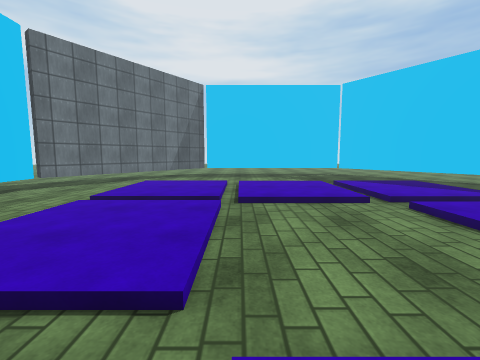
[1] (above)

12 first-person views from a walk through a scene from a Unity 3-D project. The camera is 1.3 m above the floor, tilts 6° down and sees 90° across. The floor is counted in squares, 1 m on a side. Each view is taken from the middle of a square. On the plan, view 1 faces up. The plan holds only what a view shows up to about 12 squares ahead; the rest is blank. The place goes on beyond the plan. Surface patterns are stand-ins for the level's own textures.

[2]
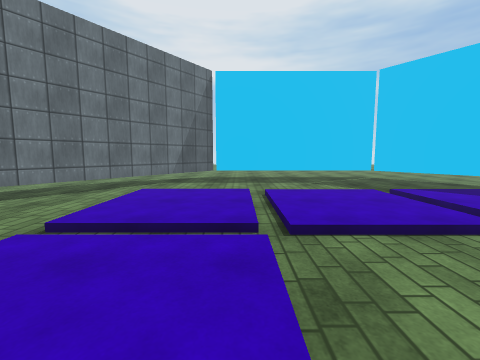

[3]
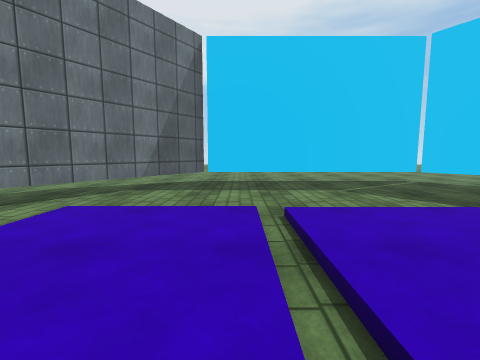

[4]
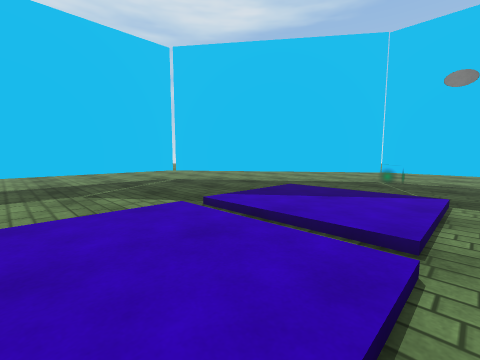

[5]
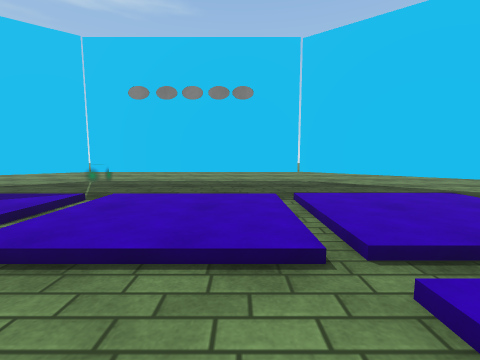

[6]
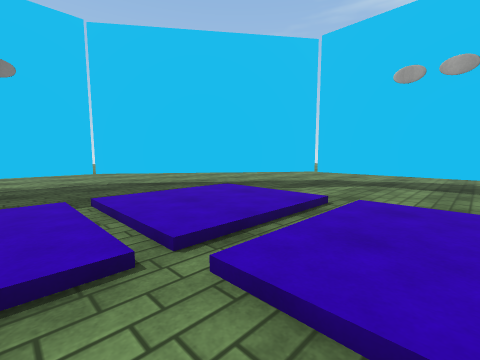

[7]
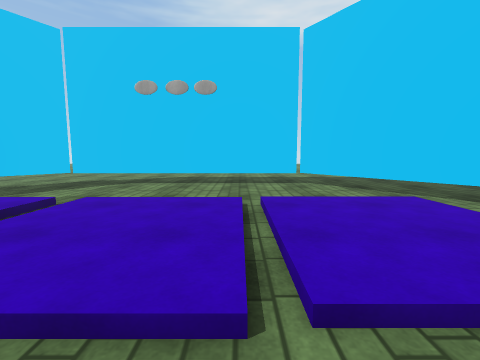

[8]
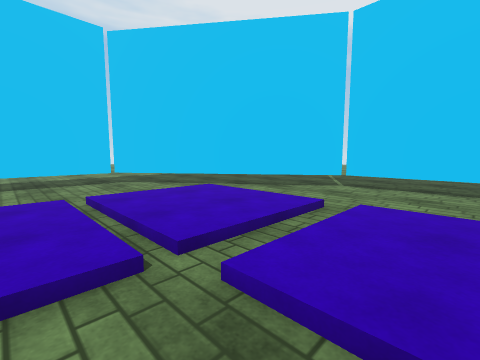

[9]
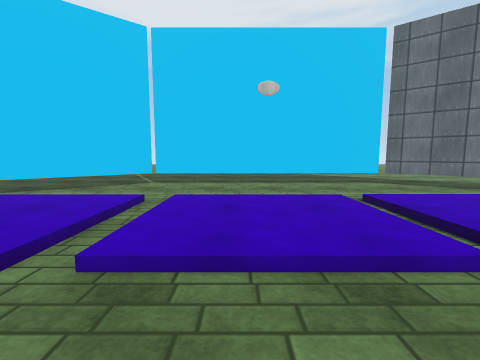

[10]
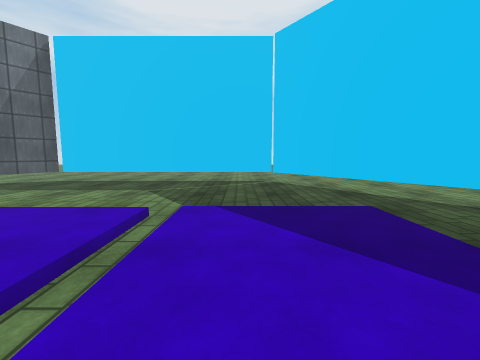

[11]
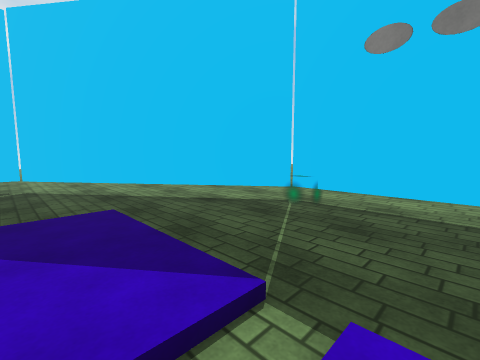

[12]
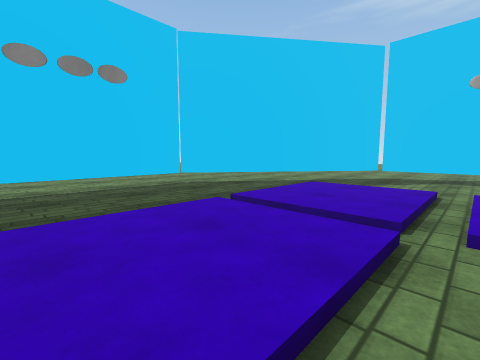

### Floor plan
Key: @ floor where view 1 was taken; # wall or solid block; x gap in a wall; . main floor; : floor 0.25 m higher than the main floor; / step, stairs or slope; T thing the floor can be seen under or through.
Columns run from 9 left of view 1 to 14 right of it. Each row starts with its distance up from view 1.
 19  .....############....
 18 .....T#..........T .....
 17 .... T............T.....
 16 ... T.............TT....
 15 ...TT..............TT...
 14 ..TT................T ..
 13   T..................T..
 12  T..///////////////..TT.
 11 #T../::::/:::/::::/...TT
 10 x.../::::/:::/::::/....#
  9 #.../::::/:::/::::/....#
  8 #.../::::/:::/::::/....#
  7 #....////..............#
  6 #....::::.....::::/....#
  5 #....::::.....::::/....#
  4 #....::::.....::::/....#
  3 #....::::.....::::/....#
  2 #....////...../////....#
  1 #....::::/::://:::/....#
  0 #....::::@::://:::/....#
 -1  T...::::/::://:::/...T
 -2 .TT..::::/::://:::/..TT.
 -3 ..T..:::://////////..T..
 -4 .. T................T ..
 -5 ...TT..............TT...
 -6 ....TT............TT....
 -7 .....T............T.....
 -8 ..... x##########x .. ..

Positions as (right, up) in squares from view 1, and headings:
1: (0, 0), facing up
2: (-1, 3), facing up
3: (-1, 7), facing up
4: (1, 7), facing up-right
5: (2, 3), facing right
6: (2, 3), facing down-right
7: (0, 3), facing down
8: (1, 4), facing down-left
9: (2, 4), facing left
10: (6, 7), facing up
11: (7, 6), facing up-right
12: (4, 6), facing down-right
